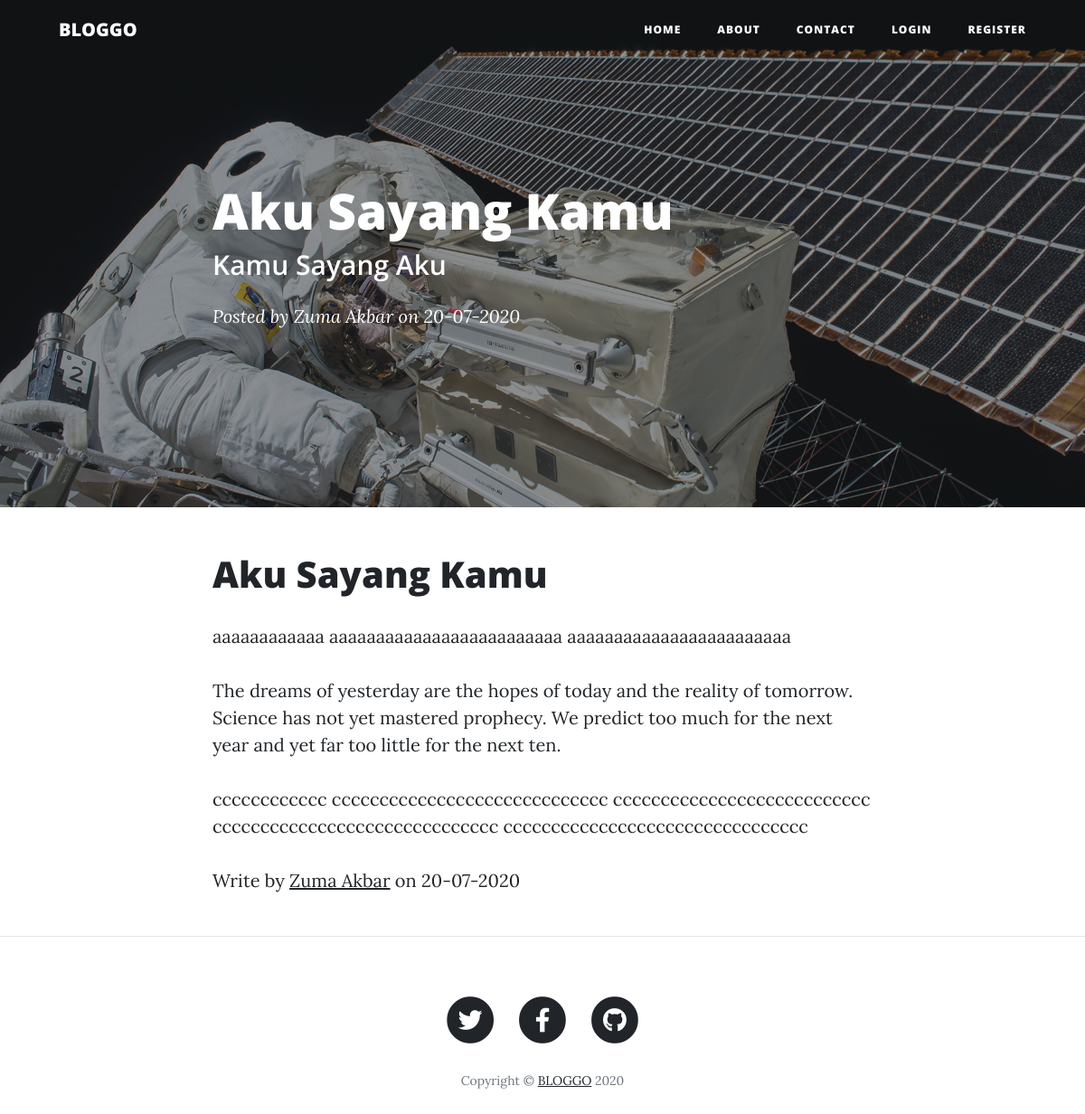
/post.php?id=6, run on the app's committed database.
### tables this page shows
CREATE TABLE `article` (
  `article_id` int(11) NOT NULL COMMENT 'dont edit this field',
  `name` varchar(255) NOT NULL,
  `title` varchar(255) NOT NULL,
  `subtitle` varchar(255) NOT NULL,
  `date` varchar(225) NOT NULL,
  `newDate` varchar(225) NOT NULL,
  `status` varchar(225) NOT NULL
);

CREATE TABLE `article_details` (
  `article_id` int(11) NOT NULL COMMENT 'dont edit this field',
  `title` varchar(255) NOT NULL,
  `content1` varchar(255) NOT NULL,
  `content2` varchar(255) NOT NULL,
  `content3` varchar(255) NOT NULL
);

CREATE TABLE `users` (
  `id` int(11) NOT NULL,
  `name` varchar(225) NOT NULL,
  `username` varchar(255) NOT NULL,
  `password` varchar(255) NOT NULL,
  `level` varchar(10) NOT NULL,
  `sosmed` varchar(225) NOT NULL
);

### post.php (the view, shortened to what this page needs)
<?php
  include 'database.php';
  $id = $_GET['id'];
?>
<!DOCTYPE html>
<html lang="en">
<head>
  <?php include 'include/head-post.php' ?>
</head>
<body>
  <?php include 'include/navbar.php' ?>
  <header class="masthead" style="background-image: url('img/post-bg.jpg')">
    <div class="overlay"></div>
    <div class="container">
      <div class="row">
        <div class="col-lg-8 col-md-10 mx-auto">
          <?php
          $post = mysqli_query($connect, "SELECT * FROM article WHERE article_id='$id'");
          while($a = mysqli_fetch_array($post)) : ?>
          <div class="post-heading">
            <h1><?= $a['title'] ?></h1>
            <h2 class="subheading"><?= $a['subtitle'] ?></h2>
            <span class="meta">Posted by
              <?php
                $nm = $a['name'];
                $check2 = mysqli_query($connect, "SELECT * FROM users WHERE name='$nm'");
                while($d = mysqli_fetch_array($check2)) :
              ?>
              <a target="_blank" href="<?= $d['sosmed'] ?>"><?= $a['name'] ?></a>
                <?php endwhile; ?>
              on <?php
                if(!empty($a['newDate']))
                {
                  echo $a['date']." And Update on ".$a['newDate'];
                }else{
                  echo $a['date'];
                }
               ?></span>
          </div>
          <?php endwhile; ?>
        </div>
      </div>
    </div>
  </header>
  <article>
    <div class="container">
      <div class="row">
        <div class="col-lg-8 col-md-10 mx-auto">
          <?php
            $post = mysqli_query($connect, "SELECT * FROM article WHERE article_id='$id'");
            while($d = mysqli_fetch_array($post)) :
          ?>
          <h1><?= $d['title'] ?></h1>
          <?php
            $postDet = mysqli_query($connect, "SELECT * FROM article_details WHERE article_id='$id'");
            while($a = mysqli_fetch_array($postDet)) :
              $c1 = $a['content1'];
              $c2 = $a['content2'];
              $c3 = $a['content3'];
          ?>
          <p><?= $c1 ?></p>
          <p><?= $c2 ?></p>
          <p><?= $c3 ?></p>
          <?php
            $nm = $d['name'];
            $check2 = mysqli_query($connect, "SELECT * FROM users WHERE name='$nm'");
            while($c = mysqli_fetch_array($check2)) :
          ?>
          <p>Write by <a href="<?= $c['sosmed'] ?>" target="_blank" rel="noopener noreferrer"><?= $c['name'] ?></a> on
          <?php
              if(!empty($d['newDate']))
              {
                echo $d['date']." And Update on ".$d['newDate'];
              }else{
                echo $d['date'];
              }
            ?>
          </p>
            <?php endwhile; ?>
            <?php endwhile; ?>
            <?php endwhile; ?>
        </div>
      </div>
    </div>
  </article>
  <hr>
  <?php include 'include/footer.php' ?>
</body>
</html>

### data on the page
article: title "Aku Sayang Kamu", subtitle "Kamu Sayang Aku", name "Zuma Akbar", date "20-07-2020"
users: name "Zuma Akbar"
article_details: content1 "aaaaaaaaaaaa aaaaaaaaaaaaaaaaaaaaaaaaa aaaaaaaaaaaaaaaaaaaaaaaa", content2 "The dreams of yesterday are the hopes of today and the reality of tomorrow. Science has not yet mastered prophecy. We predict too much for the next year and yet far too little for the next ten.", content3 "cccccccccccc ccccccccccccccccccccccccccccc ccccccccccccccccccccccccccc cccccccccccccccccccccccccccccc cccccccccccccccccccccccccccccccc"
